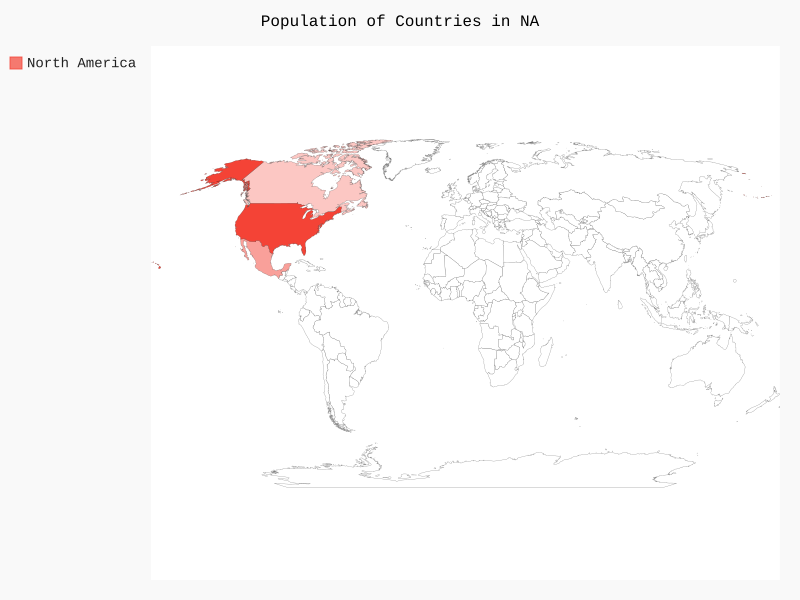

Reproduce this figure in Python.
from pygal.maps.world import World

wm = World()
wm.title = 'Population of Countries in NA'
wm.add('North America', {'ca': 34126000, 'us': 309349000, 'mx': 113423000})

wm.render_to_file('na_populations.svg')
